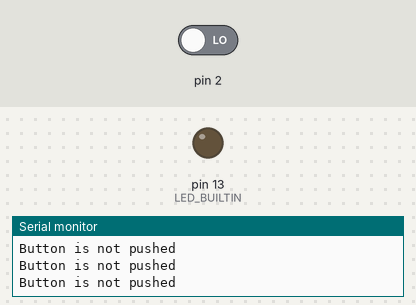
Simulated run of this sketch. Board: Arduino Uno, built with avr-gcc and run on an emulated ATmega328P. Shown: output pins drawn as LEDs (lit = HIGH), the last lines printed to the serial monitor. The test bench sets the inputs (shaded band); at power-on: pin 2 LOW.

Above: at 1.2 s.
1.3 s: pin 2 driven HIGH
At 1.8 s:
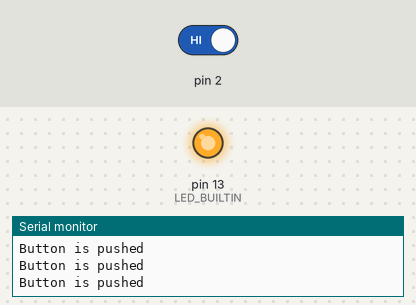
2.8 s: pin 2 driven LOW
At 3.1 s:
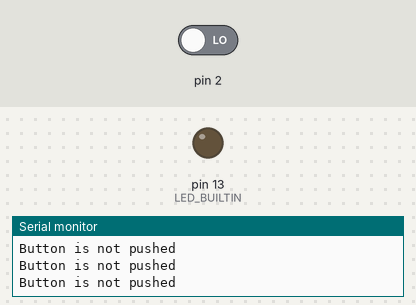
Timing chart, 0 to 5.8 s (numbered marks = the images above; inputs shaded):
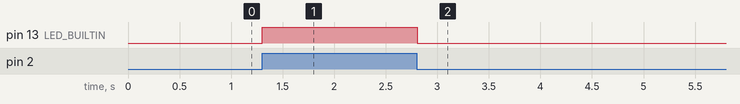

The sketch:

Button_Control_LED.ino
```cpp
void setup() {
    Serial.begin(9600);
    pinMode(2, INPUT);
    pinMode(LED_BUILTIN, OUTPUT);
}

void loop() {
    if(digitalRead(2) == HIGH) {
        Serial.println("Button is pushed");
        digitalWrite(LED_BUILTIN, HIGH);
    }
    else {
        Serial.println("Button is not pushed");
        digitalWrite(LED_BUILTIN, LOW);
    }
    delay(100);
}
```

Measured:
- after the input at 1.3 s, pin 13 (LED_BUILTIN): LOW → HIGH at once
- after the input at 2.8 s, pin 13 (LED_BUILTIN): HIGH → LOW at once
